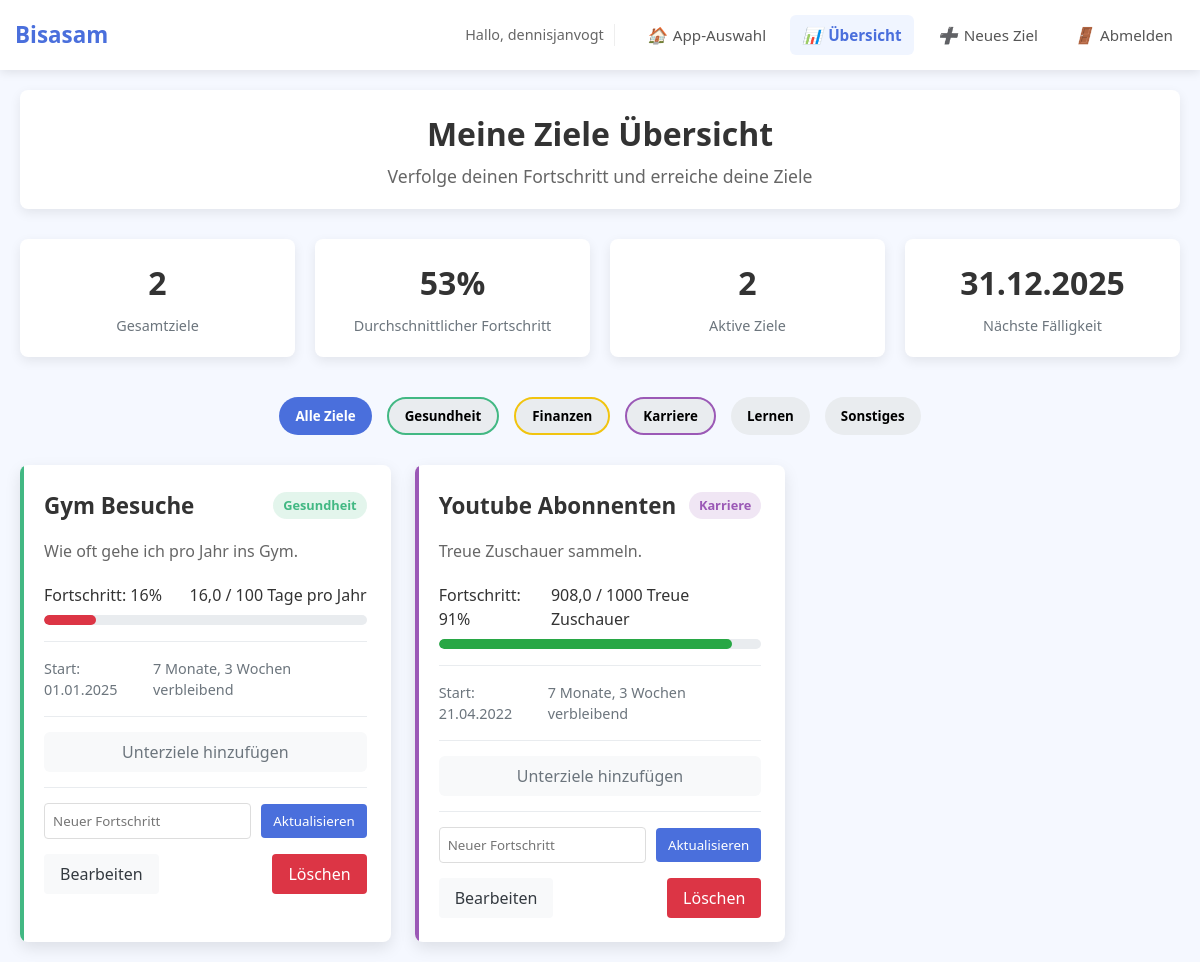
Page /tracking/ (signed in) on the earlier database version.
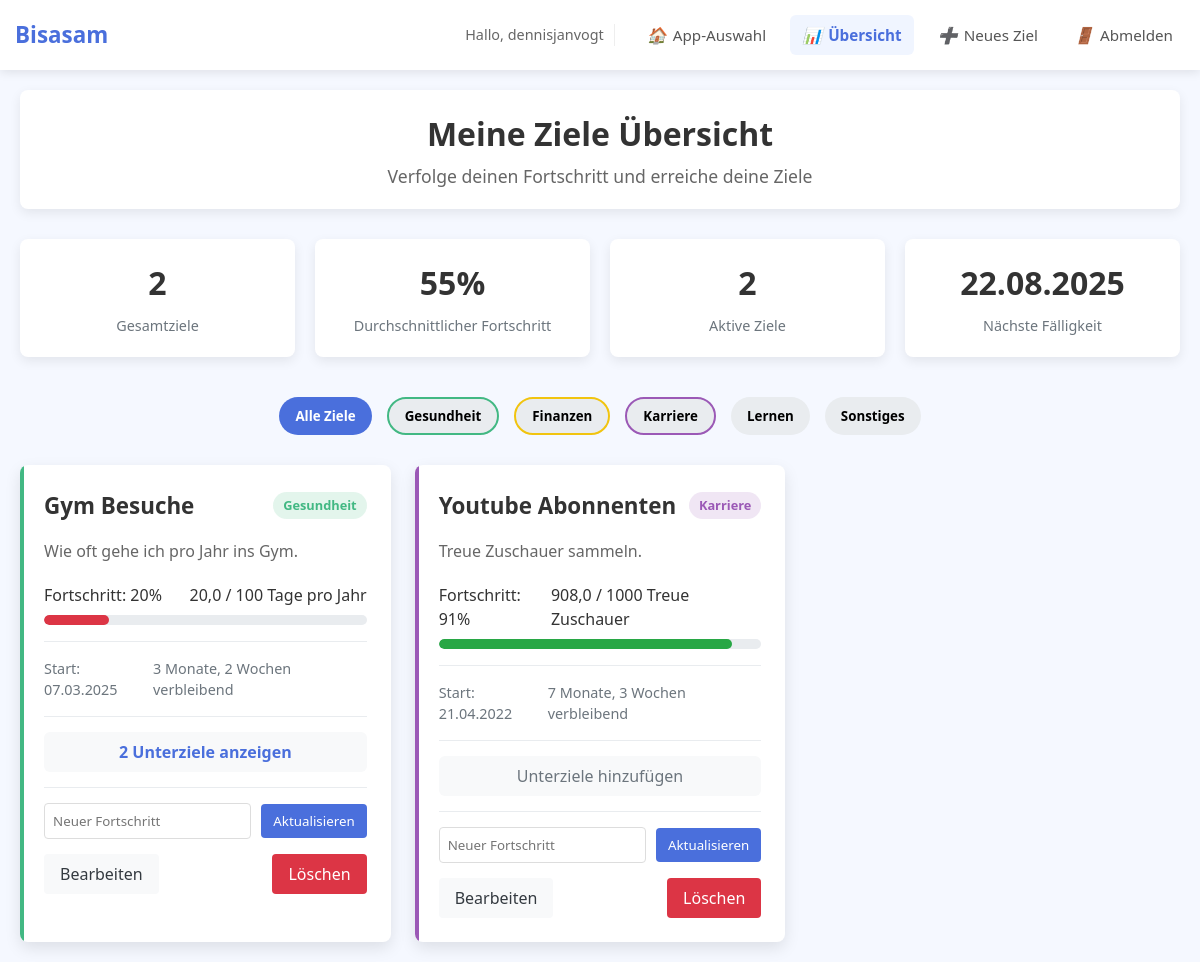
Same page on the later database version.
### tracking/models.py (models this page shows, shortened)
class Goal(models.Model):
    KATEGORIEN = [
        ('Gesundheit', 'Gesundheit'),
        ('Finanzen', 'Finanzen'),
        ('Karriere', 'Karriere'),
        ('Lernen', 'Lernen'),
        ('Sonstiges', 'Sonstiges')
    ]
    user = models.ForeignKey(User, on_delete=models.CASCADE, related_name='goals')
    parent = models.ForeignKey('self', on_delete=models.CASCADE, null=True, blank=True, related_name='subtasks')
    definition = models.CharField(max_length=50)
    description = models.CharField(max_length=150)
    ziel_wert = models.IntegerField()
    fortschritt = models.FloatField()
    einheit = models.CharField(max_length=20)
    start = models.DateField()
    end = models.DateField()
    kategorie = models.CharField(choices=KATEGORIEN)
    is_parent_goal = models.BooleanField(default=False)
    auto_calculate = models.BooleanField(default=False, help_text="Fortschritt automatisch aus Unterzielen berechnen")

### tracking/views.py (the view, shortened to what this page needs)
# urls.py: path('', views.goals_view, name='goals'),
@login_required
def goals_view(request):
    today = timezone.now().date()
    parent_goals = Goal.objects.filter(user=request.user, parent__isnull=True)
    selected_goal_id = request.GET.get('parent_id')
    selected_goal = None
    subtasks = None
    if selected_goal_id:
        try:
            selected_goal = Goal.objects.get(id=selected_goal_id, user=request.user)
            subtasks = Goal.objects.filter(parent=selected_goal)
        except Goal.DoesNotExist:
            pass
    parent_goals_with_progress = parent_goals.annotate(
        progress_percent=ExpressionWrapper(
            (F('fortschritt') * 100.0) / F('ziel_wert'),
            output_field=FloatField()
        )
    )
    avg_progress = parent_goals_with_progress.aggregate(avg=Avg('progress_percent'))['avg'] or 0
    active_goals = parent_goals.filter(end__gte=today).count()
    nearest_deadline_goal = parent_goals.filter(end__gte=today).order_by('end').first()
    nearest_deadline = nearest_deadline_goal.end if nearest_deadline_goal else None
    context = {
        'goals': parent_goals_with_progress,
        'avg_progress': avg_progress,
        'active_goals': active_goals,
        'nearest_deadline': nearest_deadline,
        'today': today,
        'selected_goal': selected_goal,
        'subtasks': subtasks,
    }
    return render(request, 'tracking/home.html', context)

### tracking/templates/tracking/home.html (shortened to what the changed rows need)
{% extends 'tracking/base.html' %}
{% load static %}
{% block content %}
<div class="header">
    <h1>Meine Ziele Übersicht</h1>
</div>
<div class="statistic-cards">
    <div class="stat-card">
        <div class="stat-value" id="completed-goals">{{ avg_progress|floatformat:0 }}%</div>
        <div class="stat-label">Durchschnittlicher Fortschritt</div>
    </div>
    <div class="stat-card">
        <div class="stat-value" id="nearest-deadline">
            {% if nearest_deadline %}
                {{ nearest_deadline|date:"d.m.Y" }}
            {% else %}
                -
            {% endif %}
        </div>
        <div class="stat-label">Nächste Fälligkeit</div>
    </div>
</div>
{% if selected_goal %}
<div class="selected-goal-info" style="margin-bottom: 30px; background: white; border-radius: 8px; padding: 20px; box-shadow: 0 4px 12px rgba(0, 0, 0, 0.08);">
    <div style="display: flex; justify-content: space-between; align-items: center; margin-bottom: 20px;">
        <h2>{{ selected_goal.definition }}</h2>
        <a href="{% url 'goals' %}" class="btn btn-light">Zurück zur Übersicht</a>
    </div>
    <div class="progress-container" style="margin-bottom: 20px;">
        <div class="progress-stats">
            {% with progress_percent=selected_goal.fortschritt|floatformat:0|default:"0" %}
            <span class="progress-text">Fortschritt: {{ progress_percent }}%</span>
            <span>{{ selected_goal.fortschritt }} / {{ selected_goal.ziel_wert }} {{ selected_goal.einheit }}</span>
            {% endwith %}
        </div>
        <div class="progress-bar">
            <div class="progress-fill" style="width: {{ selected_goal.fortschritt|floatformat:0 }}%;"></div>
        </div>
    </div>
    <div style="margin-bottom: 20px;">
        <p>{{ selected_goal.description }}</p>
        <p><strong>Kategorie:</strong> {{ selected_goal.kategorie }}</p>
        <p><strong>Zeitraum:</strong> {{ selected_goal.start|date:"d.m.Y" }} - {{ selected_goal.end|date:"d.m.Y" }}</p>
        {% if selected_goal.auto_calculate %}
        <p><span class="category-badge" style="background-color: rgba(52, 152, 219, 0.15); color: #3498db;">Automatische Berechnung aktiviert</span></p>
        {% endif %}
    </div>
    <div style="margin-bottom: 20px;">
        <h3>Unterziele</h3>
        <a href="{% url 'add_goal' %}?parent_id={{ selected_goal.id }}" class="btn btn-primary" style="margin-top: 10px;">
            Neues Unterziel hinzufügen
        </a>
    </div>
</div>
<div class="goals-container" id="goals-container">
    {% for goal in subtasks %}
    <div class="goal-card {{ goal.kategorie }}" data-category="{{ goal.kategorie }}">
        <div class="goal-header">
            <h3 class="goal-title">{{ goal.definition }}</h3>
            <span class="category-badge {{ goal.kategorie }}">{{ goal.kategorie }}</span>
        </div>
        <p class="goal-desc">{{ goal.description }}</p>
        <div class="progress-container">
            <div class="progress-stats">
                {% with progress_percent=goal.progress_percent|floatformat:0 %}
                <span class="progress-text">Fortschritt: {{ progress_percent }}%</span>
                <span>{{ goal.fortschritt }} / {{ goal.ziel_wert }} {{ goal.einheit }}</span>
                {% endwith %}
            </div>
            <div class="progress-bar">
                <div class="progress-fill" style="width: {{ goal.progress_percent|floatformat:0 }}%"></div>
            </div>
        </div>
        <div class="timeframe">
            <span>Start: {{ goal.start|date:"d.m.Y" }}</span>
            <span>
                {% with days_remaining=goal.end|timeuntil:today %}
                {% if goal.end < today %}
                    <span style="color: var(--danger);">Abgelaufen</span>
                {% elif goal.end == today %}
                    <span style="color: var(--warning);">Heute fällig</span>
                {% else %}
                    {{ days_remaining }} verbleibend
                {% endif %}
                {% endwith %}
            </span>
        </div>
        {% if not goal.auto_calculate %}
        <form method="post" action="{% url 'update_progress' goal.id %}" class="update-progress-form" style="margin-top: 15px; padding-top: 15px; border-top: 1px solid #e9ecef;">
            {% csrf_token %}
            <div style="display: flex; gap: 10px; align-items: center;">
                <input type="number" name="fortschritt" step="0.01" min="0" max="{{ goal.ziel_wert }}" value="{{ goal.fortschritt }}" placeholder="Neuer Fortschritt"
                       style="flex: 1; padding: 8px; border: 1px solid #ddd; border-radius: 4px;">
                <button type="submit" style="background-color: var(--primary); color: white; border: none; border-radius: 4px; padding: 8px 12px; cursor: pointer;">
                    Aktualisieren
                </button>
            </div>
        </form>
        {% else %}
        <div style="margin-top: 15px; padding-top: 15px; border-top: 1px solid #e9ecef; color: #6c757d; font-style: italic;">
            Fortschritt wird automatisch berechnet
        </div>
        {% endif %}
        <div style="display: flex; justify-content: space-between; margin-top: 15px;">
            <a href="{% url 'update_goal' goal.id %}" class="btn btn-light">
                Bearbeiten
            </a>
            <a href="{% url 'delete_goal' goal.id %}" class="btn btn-danger">
                Löschen
            </a>
        </div>
    </div>
    {% empty %}
    <div class="no-goals">
        <h3>Keine Unterziele gefunden</h3>
        <p>Es wurden noch keine Unterziele eingerichtet.</p>
        <a href="{% url 'add_goal' %}?parent_id={{ selected_goal.id }}" class="btn btn-primary" style="margin-top: 15px;">Unterziel erstellen</a>
    </div>
    {% endfor %}
</div>
{% else %}
<div class="goals-container" id="goals-container">
    {% for goal in goals %}
    <div class="goal-card {{ goal.kategorie }}" data-category="{{ goal.kategorie }}">
        <div class="goal-header">
            <h3 class="goal-title">{{ goal.definition }}</h3>
            <span class="category-badge {{ goal.kategorie }}">{{ goal.kategorie }}</span>
        </div>
        <p class="goal-desc">{{ goal.description }}</p>
        <div class="progress-container">
            <div class="progress-stats">
                {% with progress_percent=goal.progress_percent|floatformat:0 %}
                <span class="progress-text">Fortschritt: {{ progress_percent }}%</span>
                <span>{{ goal.fortschritt }} / {{ goal.ziel_wert }} {{ goal.einheit }}</span>
                {% endwith %}
            </div>
            <div class="progress-bar">
                <div class="progress-fill" style="width: {{ goal.progress_percent|floatformat:0 }}%"></div>
            </div>
        </div>
        <div class="timeframe">
            <span>Start: {{ goal.start|date:"d.m.Y" }}</span>
            <span>
                {% with days_remaining=goal.end|timeuntil:today %}
                {% if goal.end < today %}
                    <span style="color: var(--danger);">Abgelaufen</span>
                {% elif goal.end == today %}
                    <span style="color: var(--warning);">Heute fällig</span>
                {% else %}
                    {{ days_remaining }} verbleibend
                {% endif %}
                {% endwith %}
            </span>
        </div>
        {% with subtask_count=goal.subtasks.count %}
        {% if subtask_count > 0 %}
        <div style="margin-top: 15px; padding-top: 15px; border-top: 1px solid #e9ecef;">
            <a href="?parent_id={{ goal.id }}" style="display: flex; align-items: center; justify-content: center; padding: 8px; background-color: #f8f9fa; border-radius: 6px; color: #4a6fdc; text-decoration: none; font-weight: 600;">
                <span>{{ subtask_count }} Unterziel{% if subtask_count > 1 %}e{% endif %} anzeigen</span>
            </a>
        </div>
        {% else %}
        <div style="margin-top: 15px; padding-top: 15px; border-top: 1px solid #e9ecef;">
            <a href="{% url 'add_goal' %}?parent_id={{ goal.id }}" style="display: flex; align-items: center; justify-content: center; padding: 8px; background-color: #f8f9fa; border-radius: 6px; color: #6c757d; text-decoration: none;">
                <span>Unterziele hinzufügen</span>
            </a>
        </div>
        {% endif %}
        {% endwith %}
        {% if not goal.auto_calculate %}
        <form method="post" action="{% url 'update_progress' goal.id %}" class="update-progress-form" style="margin-top: 15px; padding-top: 15px; border-top: 1px solid #e9ecef;">
            <div style="display: flex; gap: 10px; align-items: center;">
                <input type="number" name="fortschritt" step="0.01" min="0" max="{{ goal.ziel_wert }}" value="{{ goal.fortschritt }}" placeholder="Neuer Fortschritt"
                       style="flex: 1; padding: 8px; border: 1px solid #ddd; border-radius: 4px;">
                <button type="submit" style="background-color: var(--primary); color: white; border: none; border-radius: 4px; padding: 8px 12px; cursor: pointer;">
                    Aktualisieren
                </button>
            </div>
        </form>
        {% else %}
        <div style="margin-top: 15px; padding-top: 15px; border-top: 1px solid #e9ecef; color: #6c757d; font-style: italic; text-align: center;">
            Fortschritt wird automatisch berechnet
        </div>
        {% endif %}
        <div style="display: flex; justify-content: space-between; margin-top: 15px;">
            <a href="{% url 'update_goal' goal.id %}" class="btn btn-light">
                Bearbeiten
            </a>
            <a href="{% url 'delete_goal' goal.id %}" class="btn btn-danger">
                Löschen
            </a>
        </div>
    </div>
    {% empty %}
    <div class="no-goals">
        <h3>Keine Ziele gefunden</h3>
        <p>Es wurden noch keine Ziele eingerichtet.</p>
        <a href="{% url 'add_goal' %}" class="btn btn-primary" style="margin-top: 15px;">Jetzt erstes Ziel erstellen</a>
    </div>
    {% endfor %}
</div>
{% endif %}
{% endblock %}

Differences in the rows shown:
changed Goal "Gym Besuche": end "31.12.2025" → "22.08.2025"; goal "16" → "20"; fortschritt "16,0" → "20,0"; {{ goal.progress_percent|floatformat:0 }} 16 → 20 (drawn); start "01.01.2025" → "07.03.2025"; goal "7 Monate, 3 Wochen" → "3 Monate, 2 Wochen"; subtasks.count (not shown) → "2"; text "Unterziele hinzufügen" → "Unterziel e anzeigen"
Other differences:
{{ avg_progress|floatformat:0 }}: "53" → "55"
